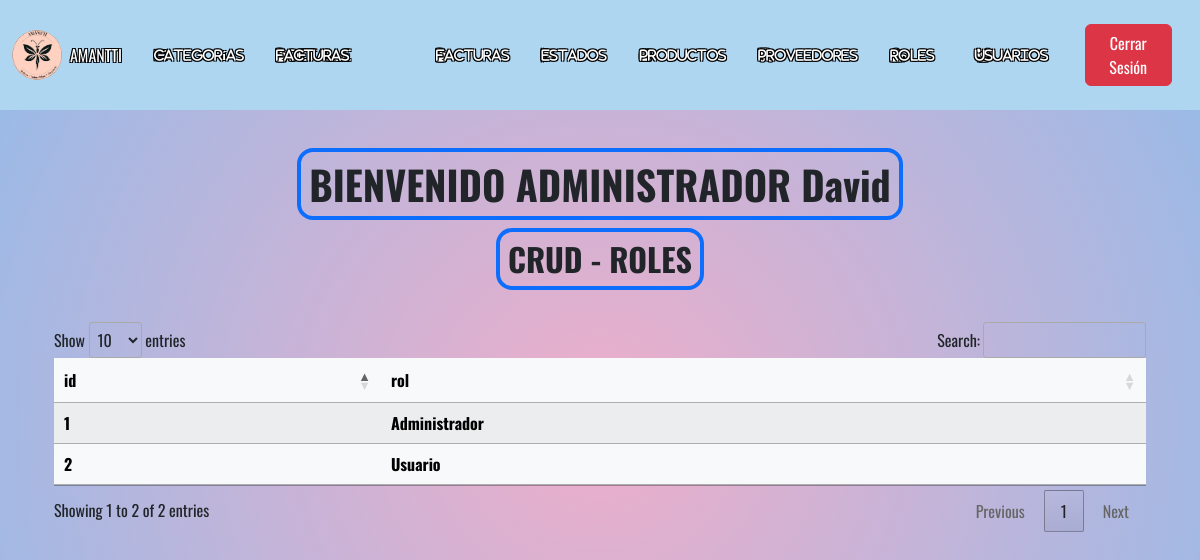
Page /Proyect-Amantti/Views/Administrador/crud_roles.php (signed in) on the committed database.
### tables this page shows
CREATE TABLE `roles` (
  `id` int(11) NOT NULL,
  `rol` varchar(50) NOT NULL
);

### Proyect-Amantti/Views/Administrador/crud_roles.php (the view, shortened to what this page needs)
<?php
$nombre = $_SESSION['nombre'];
?>
<!doctype html>
<html lang="en">
<head>
    <link href="https://cdn.jsdelivr.net/npm/bootstrap@5.3.2/dist/css/bootstrap.min.css" rel="stylesheet">
    <link rel="stylesheet" href="https://cdn.jsdelivr.net/npm/bootstrap-icons@1.10.5/font/bootstrap-icons.css">
    <link rel="stylesheet" href="https://cdnjs.cloudflare.com/ajax/libs/font-awesome/6.4.0/css/all.min.css" />
    <link rel="stylesheet" href="https://cdn.jsdelivr.net/npm/sweetalert2@11.0.18/dist/sweetalert2.min.css">
    <link rel="stylesheet" href="https://cdn.datatables.net/1.13.6/css/jquery.dataTables.min.css">
    <link rel="stylesheet" href="https://cdn.datatables.net/responsive/2.5.0/css/responsive.dataTables.min.css">
    <link rel="stylesheet" href="../../Css/Styles_crud.css">
</head>
<body>
    <nav id="navegacion" class="navbar navbar-expand-md navbar">
        <div class="container-fluid">
            <a class="navbar-brand d-flex align-items-center" href="index_admin.php">
                <img src="../../Img/logo.jpeg" width="50" height="50" alt="Logo" class="me-2 rounded-circle">
                <span class="text-white title-amantti">AMANTTI</span>
            </a>
            <div class="collapse navbar-collapse" id="navbarNavAltMarku">
                <ul class="navbar-nav ms-auto d-flex align-items-center p-2 gap-3">
                    <li class="nav-item">
                        <a class="nav-link" href="crud_categorias.php">
                            <i class="fa-solid fa-list fa-xl text-white"> Categorías</i>
                        </a>
                    </li>
                    <li class="nav-item">
                        <a class="nav-link" href="crud_detalle_factura.php">
                            <i class="fa-solid fa-file-invoice fa-xl text-white"> Detalle facturas</i>
                        </a>
                    </li>
                    <li class="nav-item">
                        <a class="nav-link" href="crud_facturas.php">
                            <i class="fa-solid fa-file-invoice fa-xl text-white"> Facturas</i>
                        </a>
                    </li>
                    <li class="nav-item">
                        <a class="nav-link" href="crud_estados.php">
                            <i class="fa-solid fa-flag fa-xl text-white"> Estados</i>
                        </a>
                    </li>
                    <li class="nav-item">
                        <a class="nav-link" href="crud_productos.php">
                            <i class="fa-solid fa-box fa-xl text-white"> Productos</i>
                        </a>
                    </li>
                    <li class="nav-item">
                        <a class="nav-link" href="crud_proveedores.php">
                            <i class="fa-solid fa-truck fa-xl text-white"> Proveedores</i>
                        </a>
                    </li>
                    <li class="nav-item">
                        <a class="nav-link" href="crud_roles.php">
                            <i class="fa-solid fa-user-shield fa-xl text-white"> Roles</i>
                        </a>
                    </li>
                    <li class="nav-item">
                        <a class="nav-link" href="crud_usuarios.php">
                            <i class="fa-solid fa-users fa-xl text-white"> Usuarios</i>
                        </a>
                    </li>
                    <li class="nav-item ms-auto">
                        <a class="nav-link" href="../../Suministros/logout.php">
                            <button type="button" class="btn btn-danger">Cerrar Sesión</button>
                        </a>
                    </li>
                </ul>
            </div>
        </div>
    </nav>
    <div class="container my-5">
        <div class="row">
            <div class="col-sm-12 col-md-12 col-lg-12 col-xl-12 col-xxl-12">
                <div class="card-header justify-content-center">
                    <div class="card-title text-center col-12 d-grid justify-content-center">
                        <h1 class="border border-4 border-primary rounded-4 p-2"><strong>BIENVENIDO ADMINISTRADOR <span><?php echo $nombre; ?></span></strong></h1>
                    </div>
                    <div class="card-title text-center mb-4 col-12 d-grid justify-content-center">
                        <h2 class="border border-4 border-primary rounded-4 p-2"><strong>CRUD - ROLES</strong></h2>
                    </div>
                    <div class="container-fluid">
                        <table id="table_responsive" class="table table-light table-striped" style="width:100%">
                            <thead>
                                <tr>
                                    <th scope="col">id</th>
                                    <th scope="col">rol</th>
                                </tr>
                            </thead>
                            <tbody>
                                <?php
                                require("../../Suministros/conexion.php");
                                $sql = $conexion->query(
                                    "SELECT id, rol FROM roles"
                                );
                                while ($resultado = $sql->fetch_assoc()) {
                                ?>
                                    <tr>
                                        <th scope="row"><?php echo $resultado['id'] ?></th>
                                        <th><?php echo $resultado['rol'] ?></th>
                                    </tr>
                                <?php
                                }
                                ?>
                            </tbody>
                        </table>
                    </div>
                </div>
            </div>
        </div>
    </div>
</body>
</html>

### Proyect-Amantti/Css/Styles_crud.css (style rules this page uses)
* { box-sizing: border-box; margin: 0; padding: 0; }
body { background: radial-gradient(circle, rgba(238, 174, 202, 1) 0%, rgba(148, 187, 233, 1) 100%); font-family: "Oswald", sans-serif; min-height: 100vh; }
#navegacion { background-color: #aed6f1; position: fixed; top: 0; width: 100%; z-index: 1000; }
.title-amantti { font-size: 1rem; text-shadow: -1px -1px 0 #000, 1px -1px 0 #000, -1px 1px 0 #000, 1px 1px 0 #000; }
.navbar-nav { display: flex; font-size: 8.7px; text-shadow: -1px -1px 0 #000, 1px -1px 0 #000, -1px 1px 0 #000, 1px 1px 0 #000; }
.container { padding-top: 100px; }

### rows in the picture
roles: id "1", rol "Administrador"
roles: id "2", rol "Usuario"

### other values in the picture
$nombre "David"
